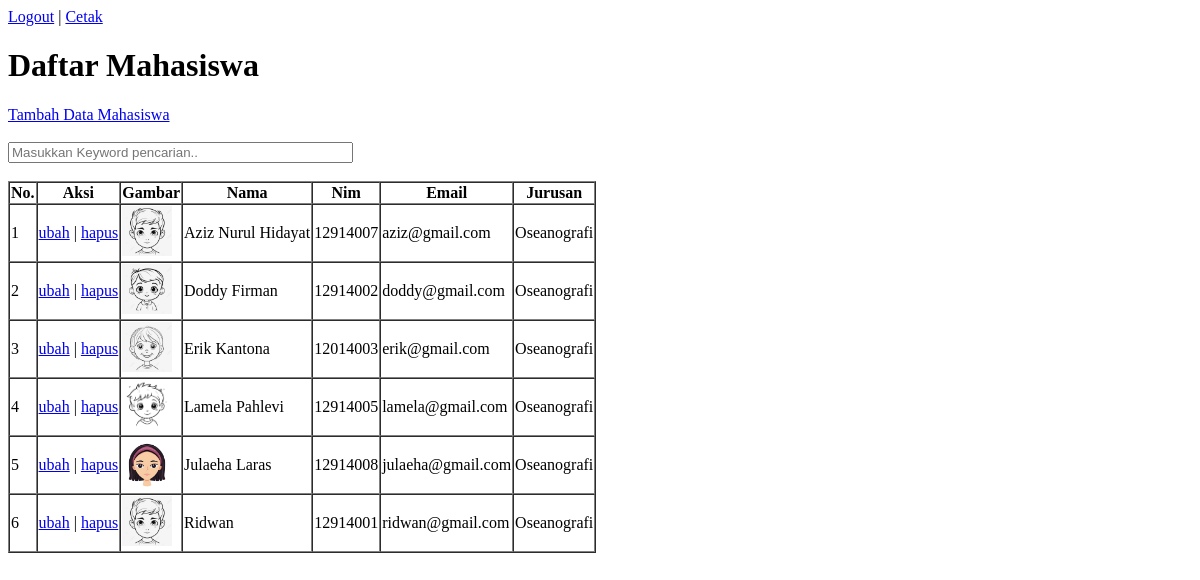
The app's page /pertemuan21/index.php (signed in) with its own data.
### tables this page shows
CREATE TABLE `mahasiswa` (
  `id` int(11) NOT NULL,
  `nama` varchar(100) NOT NULL,
  `nim` char(8) NOT NULL,
  `email` varchar(100) DEFAULT NULL,
  `jurusan` varchar(100) NOT NULL,
  `gambar` varchar(100) NOT NULL
);

### pertemuan21/functions.php (called while the page is built, shortened)
<?php
$conn = mysqli_connect("localhost", "root", "", "phpdasar");
function query($query)
{
    global $conn;
    $result = mysqli_query($conn, $query);
    $rows = [];
    while ($row = mysqli_fetch_assoc($result)) {
        $rows[] = $row;
    }
    return $rows;
}

### pertemuan21/index.php (the view, shortened to what this page needs)
<?php
$mahasiswa = query("SELECT * FROM mahasiswa");
?>
<!DOCTYPE html>
<html>
<head>
</head>
<body>
    <a href="logout.php" class="logout">Logout</a> | <a href="cetak.php" target="_blank">Cetak</a>
    <h1>Daftar Mahasiswa</h1>
    <a href="tambah.php" class="tambah">Tambah Data Mahasiswa</a>
    <br></br>
    <form action="" method="post" class="form-cari">
        <input type="text" name="keyword" size="40" autofocus placeholder="Masukkan Keyword pencarian.." autocomplete="off" id="keyword">
    </form>
    <br>
    <div id="container">
        <table border="1" cellpadding="1" cellspacing="0">
            <tr>
                <th>No.</th>
                <th class="aksi">Aksi</th>
                <th>Gambar</th>
                <th>Nama</th>
                <th>Nim</th>
                <th>Email</th>
                <th>Jurusan</th>
            </tr>
            <?php $i = 1 ?>
            <?php foreach ($mahasiswa as $row) : ?>
                <tr>
                    <td><?= $i; ?></td>
                    <td class="aksi">
                        <a href="ubah.php?id=<?= $row["id"]; ?>">ubah</a> |
                        <a href="hapus.php?id=<?= $row["id"]; ?>" onclick="return confirm('Yakin ?' )">hapus</a>
                    </td>
                    <td><img src="img/<?= $row["gambar"]; ?>" width="50px"></td>
                    <td><?= $row["nama"]; ?></td>
                    <td><?= $row["nim"]; ?></td>
                    <td><?= $row["email"]; ?></td>
                    <td><?= $row["jurusan"]; ?></td>
                </tr>
                <?php $i++; ?>
            <?php endforeach; ?>
        </table>
    </div>
</body>
</html>

### records on screen
mahasiswa: gambar (picture), nama "Aziz Nurul Hidayat", nim "12914007", email "aziz@gmail.com", jurusan "Oseanografi"
mahasiswa: gambar (picture), nama "Doddy Firman", nim "12914002", email "doddy@gmail.com", jurusan "Oseanografi"
mahasiswa: gambar (picture), nama "Erik Kantona", nim "12014003", email "erik@gmail.com", jurusan "Oseanografi"
mahasiswa: gambar (picture), nama "Lamela Pahlevi", nim "12914005", email "lamela@gmail.com", jurusan "Oseanografi"
mahasiswa: gambar (picture), nama "Julaeha Laras", nim "12914008", email "julaeha@gmail.com", jurusan "Oseanografi"
mahasiswa: gambar (picture), nama "Ridwan", nim "12914001", email "ridwan@gmail.com", jurusan "Oseanografi"
